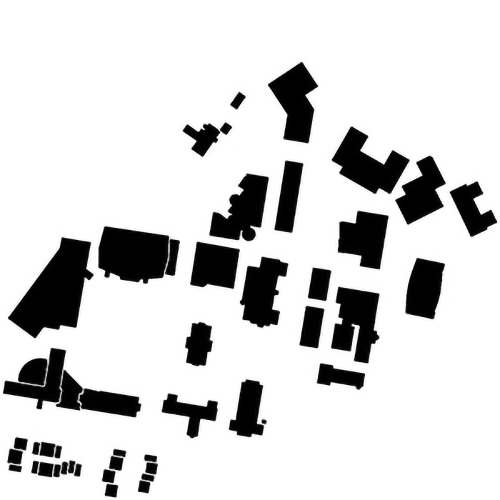
#> input picture WPI_map.jpg, 1000 x 1000 px (shown at 1/2 size)
$ python main.py   (older library calls are emulated)
#> lines starting #> are read from the running program, lines starting #| are printed output that depends on the picture; after the words box and inside, x2 and y2 are one past the last pixel; in counts of white or black regions, pixels touching at a corner belong together
### PRM.py
# Standard Algorithm Implementation
# Sampling-based Algorithms PRM

import matplotlib.pyplot as plt
import numpy as np
import networkx as nx
import math
import numpy as np
from scipy.spatial import KDTree

# Class for PRM
class PRM:
    # Constructor
    def __init__(self, map_array):
        self.map_array = map_array            # map array, 1->free, 0->obstacle
        self.size_row = map_array.shape[0]    # map size
        self.size_col = map_array.shape[1]    # map size

        self.samples = []                     # list of sampled points
        self.graph = nx.Graph()               # constructed graph
        self.path = []                        # list of nodes of the found path


    def get_rand_points(self):
        x = np.random.randint(0,self.size_row)
        y = np.random.randint(0,self.size_col)
        point = [int(x), int(y)]
        return point


    def check_collision(self, p1, p2):
        '''Check if the path between two points collide with obstacles
        arguments:
            p1 - point 1, [row, col]
            p2 - point 2, [row, col]

        return:
            True if there are obstacles between two points
        '''
        ### YOUR CODE HERE ###
        #the line between pairs divided into 300 parts
        check = 300
        #finding out the step increment
        incx = (p2[0] - p1[0])/check
        incy = (p2[1] - p1[1])/check
        #initializing the x and y points
        xpt = p1[0]
        ypt = p1[1]
        for i in range(check):
            #check if the point is an obstacle
            if(self.map_array[int(xpt)][int(ypt)] == 0):
                return True
            #incrementing x and y
            xpt = xpt+incx
            ypt = ypt+incy
        return False


    def dis(self, point1, point2):
        '''Calculate the euclidean distance between two points
        arguments:
            p1 - point 1, [row, col]
            p2 - point 2, [row, col]

        return:
            euclidean distance between two points
        '''
        ### YOUR CODE HERE ###
        d = math.sqrt(math.pow(point1[0]-point2[0],2)+math.pow(point1[1]-point2[1],2))
        return d


    def uniform_sample(self, n_pts):
        '''Use uniform sampling and store valid points
        arguments:
            n_pts - number of points try to sample,
                    not the number of final sampled points

        check collision and append valide points to self.samples
        as [(row1, col1), (row2, col2), (row3, col3) ...]
        '''
        # Initialize graph
        self.graph.clear()
        ### YOUR CODE HERE ###

        #initializing the x and y
        x = 0
        y = 0
        #checking for a and y to be inside bounds and incrementing the steps by 100
        while x < self.size_row:
            x += 10
            y = 0
            while y<self.size_col:
                y += 10
                if (x!=300 and y!=300):
                    #Appending the point only if it is free
                    if (self.map_array[x][y] == 1 ):
                        self.samples.append((x,y))


    def random_sample(self, n_pts):
        '''Use random sampling and store valid points
        arguments:
            n_pts - number of points try to sample,
                    not the number of final sampled points

        check collision and append valide points to self.samples
        as [(row1, col1), (row2, col2), (row3, col3) ...]
        '''
        # Initialize graph
        self.graph.clear()

        ### YOUR CODE HERE ###
        #creating an random array of size n_pts x 2
        point = np.random.rand(n_pts,2)
        for i in range(len(point)) :
            #calling function to get a random point
            p = self.get_rand_points()
            #checking if the sampled point is a obstacle
            if (self.map_array[int(p[0])][int(p[1])] == 1):
                self.samples.append((p[0],p[1]))


    def noise_points(self,q1,s):
        q2 = [int(q1[0]+np.random.normal(0,scale=s)),
              int(q1[1]+np.random.normal(0,scale=s))]
        return q2

    def gaussian_sample(self, n_pts):
        '''Use gaussian sampling and store valid points
        arguments:
            n_pts - number of points try to sample,
        not the number of final sampled points
        check collision and append valid points to self.samples
        as [(row1, col1), (row2, col2), (row3, col3) ...]
        '''
        # Initialize graph
        self.graph.clear()

        for i in range(n_pts):
            #calling the function to get a random point
            q1 = self.get_rand_points()
            #sampling a gausian noise point around the point with scale = 25
            q2 = self.noise_points(q1,25)
            #checking if the code is inside bounds
            if((q2[0] > self.size_row-1) or (q2[1] > self.size_col-1)):
                continue
            #checking if either point1 ot point2 is an obstacle = and appending the obstacle free node
            if(self.map_array[q1[0]][q1[1]] == 1 and self.map_array[q2[0]][q2[1]] == 0):
                self.samples.append(tuple(q1))
            elif(self.map_array[q1[0]][q1[1]] == 0 and self.map_array[q2[0]][q2[1]] == 1):
                self.samples.append(tuple(q2))


        ### YOUR CODE HERE ###
        #self.samples.append((0, 0))


    def bridge_sample(self, n_pts):
        '''Use bridge sampling and store valid points
        arguments:
            n_pts - number of points try to sample,
                    not the number of final sampled points

        check collision and append valide points to self.samples
        as [(row1, col1), (row2, col2), (row3, col3) ...]
        '''
        # Initialize graph
        self.graph.clear()
        for i in range(n_pts):
            #calling a function to get a random point
            q1 = self.get_rand_points()
            #sampling a gausian noise point around the point with scale = 14
            q2 = self.noise_points(q1,14)
            #checking if the points are inside bounds
            #if(q2[0]<0 and q2[1] <0):
             #   continue
            if((q2[0] > self.size_row-1) or (q2[1] > self.size_col-1)):
                continue
            #checking if both the points are obstacles
            if(self.map_array[q2[0]][q2[1]] == 0 and self.map_array[q1[0]][q1[1]] == 0):
                #finding the midpoint of the obstacles
                mid = [int((q1[0]+q2[0])/2),int((q1[1]+q2[1])/2)]
                #checking if the midpoint is not an obstacle
                if(self.map_array[mid[0]][mid[1]]==1):
                    self.samples.append(tuple(mid))
        ### YOUR CODE HERE ###
        #self.samples.append((0, 0))


    def draw_map(self):
        '''Visualization of the result
        '''
        # Create empty map
        fig, ax = plt.subplots()
        img = 255 * np.dstack((self.map_array, self.map_array, self.map_array))
        ax.imshow(img)

        # Draw graph
        # get node position (swap coordinates)
        node_pos = np.array(self.samples)[:, [1, 0]]
        pos = dict( zip( range( len(self.samples) ), node_pos) )
        pos['start'] = (self.samples[-2][1], self.samples[-2][0])
        pos['goal'] = (self.samples[-1][1], self.samples[-1][0])

        # draw constructed graph
        nx.draw(self.graph, pos, node_size=3, node_color='y', edge_color='y' ,ax=ax)

        # If found a path
        if self.path:
            # add temporary start and goal edge to the path
            final_path_edge = list(zip(self.path[:-1], self.path[1:]))
            nx.draw_networkx_nodes(self.graph, pos=pos, nodelist=self.path, node_size=8, node_color='b')
            nx.draw_networkx_edges(self.graph, pos=pos, edgelist=final_path_edge, width=2, edge_color='b')

        # draw start and goal
        nx.draw_networkx_nodes(self.graph, pos=pos, nodelist=['start'], node_size=12,  node_color='g')
        nx.draw_networkx_nodes(self.graph, pos=pos, nodelist=['goal'], node_size=12,  node_color='r')

        # show image
        plt.axis('on')
        ax.tick_params(left=True, bottom=True, labelleft=True, labelbottom=True)
        plt.show()


    def sample(self, n_pts=1000, sampling_method="uniform"):
        '''Construct a graph for PRM
        arguments:
            n_pts - number of points try to sample,
                    not the number of final sampled points
            sampling_method - name of the chosen sampling method

        Sample points, connect, and add nodes and edges to self.graph
        '''
        # Initialize before sampling
        self.samples = []
        self.graph.clear()
        self.path = []

        # Sample methods
        if sampling_method == "uniform":
            self.uniform_sample(n_pts)
        elif sampling_method == "random":
            self.random_sample(n_pts)
        elif sampling_method == "gaussian":
            self.gaussian_sample(n_pts)
        elif sampling_method == "bridge":
            self.bridge_sample(n_pts)

        ### YOUR CODE HERE ###

        # Find the pairs of points that need to be connected
        # and compute their distance/weight.
        # Store them as
        # pairs = [(p_id0, p_id1, weight_01), (p_id0, p_id2, weight_02),
        #          (p_id1, p_id2, weight_12) ...]
        pairs = []
        #defining upto how much the graph should search
        radius = 15
        #KDTree for samples
        kdtree = KDTree(self.samples)
        idxs = kdtree.query_pairs(radius)
        #for loop to append the path pairs while checking for collision
        for p_idxs in idxs:
            dist = self.dis(self.samples[p_idxs[0]], self.samples[p_idxs[1]])
            if self.check_collision((self.samples[p_idxs[0]]),(self.samples[p_idxs[1]])):
                continue
            pairs.append((p_idxs[0], p_idxs[1], dist))

        # Use sampled points and pairs of points to build a graph.
        # To add nodes to the graph, use
        # self.graph.add_nodes_from([p_id0, p_id1, p_id2 ...])
        # To add weighted edges to the graph, use
        # self.graph.add_weighted_edges_from([(p_id0, p_id1, weight_01),
        #                                     (p_id0, p_id2, weight_02),
        #                                     (p_id1, p_id2, weight_12) ...])
        # 'p_id' here is an integer, representing the order of
        # current point in self.samples
        # For example, for self.samples = [(1, 2), (3, 4), (5, 6)],
        # p_id for (1, 2) is 0 and p_id for (3, 4) is 1.
        self.graph.add_nodes_from([])
        self.graph.add_weighted_edges_from(pairs)

        # Print constructed graph information
        n_nodes = self.graph.number_of_nodes()
        n_edges = self.graph.number_of_edges()
        print("The constructed graph has %d nodes and %d edges" %(n_nodes, n_edges))


    def search(self, start, goal):
        '''Search for a path in graph given start and goal location
        arguments:
            start - start point coordinate [row, col]
            goal - goal point coordinate [row, col]

        Temporary add start and goal node, edges of them and their nearest neighbors
        to graph for self.graph to search for a path.
        '''
        # Clear previous path
        self.path = []

        # Temporarily add start and goal to the graph
        self.samples.append(start)
        self.samples.append(goal)
        # start and goal id will be 'start' and 'goal' instead of some integer
        self.graph.add_nodes_from(['start', 'goal'])


        ### YOUR CODE HERE ###

        # Find the pairs of points that need to be connected
        # and compute their distance/weight.
        # You could store them as
        # start_pairs = [(start_id, p_id0, weight_s0), (start_id, p_id1, weight_s1),
        #                (start_id, p_id2, weight_s2) ...]

        start_pairs = []
        goal_pairs = []
        #no.of neghibouring nodes to be explored
        explore = 30
        kdtree = KDTree(self.samples)
        #query for the KDtree returns distance from the querying nodes and the indexes
        dist, p = list(kdtree.query([start, goal], explore))
        # dist = self.dis(self.samples[p1], self.samples[p2])
        #appending the pairs
        for i in range(explore):
            start_pairs.append(('start', p[0][i], dist[0][i]))
            goal_pairs.append(('goal', p[1][i], dist[1][i]))

        # Add the edge to graph
        self.graph.add_weighted_edges_from(start_pairs)
        self.graph.add_weighted_edges_from(goal_pairs)

        # Seach using Dijkstra
        try:
            self.path = nx.algorithms.shortest_paths.weighted.dijkstra_path(self.graph, 'start', 'goal')
            path_length = nx.algorithms.shortest_paths.weighted.dijkstra_path_length(self.graph, 'start', 'goal')
            print("The path length is %.2f" %path_length)
        except nx.exception.NetworkXNoPath:
            print("No path found")

        # Draw result
        self.draw_map()

        # Remove start and goal node and their edges
        self.samples.pop(-1)
        self.samples.pop(-1)
        self.graph.remove_nodes_from(['start', 'goal'])
        self.graph.remove_edges_from(start_pairs)
        self.graph.remove_edges_from(goal_pairs)


### main.py
# Main and helper function

from PIL import Image
import numpy as np
from PRM import PRM

import matplotlib.pyplot as plt


def load_map(file_path, resolution_scale):
    ''' Load map from an image and return a 2D binary numpy array
        where 0 represents obstacles and 1 represents free space
    '''
#> called with file_path = 'WPI_map.jpg', resolution_scale = 0.3
    # Load the image with grayscale
    img = Image.open(file_path).convert('L')
    # Rescale the image
    size_x, size_y = img.size
#> size_x = 1000; size_y = 1000
    new_x, new_y  = int(size_x*resolution_scale), int(size_y*resolution_scale)
#> new_x = 300; new_y = 300
    img = img.resize((new_x, new_y), Image.ANTIALIAS)
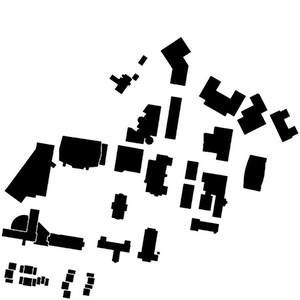
#> img: PIL image 300x300 L; min 0, max 255, mean 212.5

    map_array = np.asarray(img, dtype='uint8')

    # Get bianry image
    threshold = 127
    map_array = 1 * (map_array > threshold)
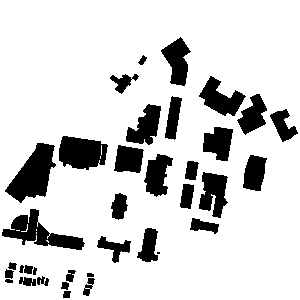
#> map_array: shape (300, 300) int64; values 0 (black) and 1 (white), 83.4% white; 36 black regions (1 under 20 px), largest, box (x1, y1, x2, y2) and area: (5, 143, 56, 203) 1629, (2, 209, 85, 250) 1345, (59, 136, 108, 170) 1256

    # Result 2D numpy array
    return map_array


if __name__ == "__main__":
    # Load the map
    start = (200, 75)
    goal  = (30, 250)
    map_array = load_map("WPI_map.jpg", 0.3)

    # Planning class
    PRM_planner = PRM(map_array)

    # Search with PRM
    PRM_planner.sample(n_pts=1000, sampling_method="uniform")
    PRM_planner.search(start, goal)
#> in draw_map, `plt.show()`:
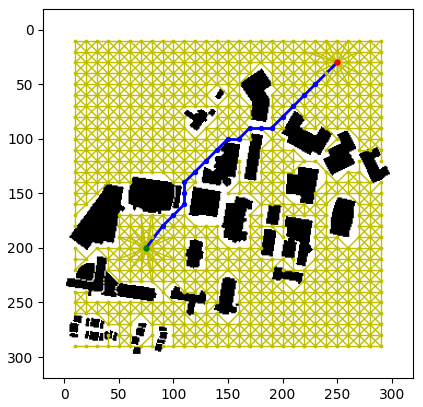
#> figure drawn by matplotlib, 1 panel
    PRM_planner.sample(n_pts=1000, sampling_method="random")
#> the loop in sample (call 2), `for p_idxs in idxs:` made 2730 passes
#> p_idxs on passes 1 to 3: (275, 762), (41, 186), (158, 442)
    PRM_planner.search(start, goal)
#> in draw_map (call 2), `plt.show()`:
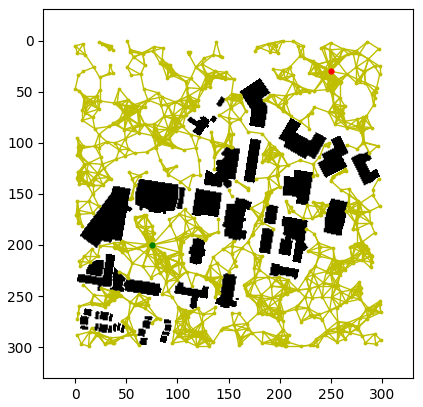
#> figure drawn by matplotlib, 1 panel
    PRM_planner.sample(n_pts=2000, sampling_method="gaussian")
    PRM_planner.search(start, goal)
#> in draw_map (call 3), `plt.show()`:
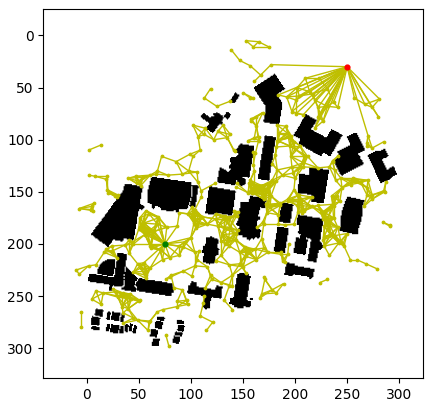
#> figure drawn by matplotlib, 1 panel
    PRM_planner.sample(n_pts=30000, sampling_method="bridge")
    PRM_planner.search(start, goal)
#> in draw_map (call 4), `plt.show()`:
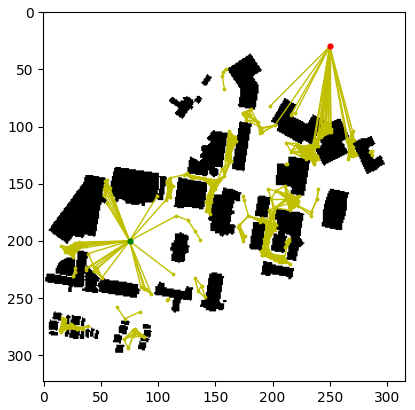
#> figure drawn by matplotlib, 1 panel
